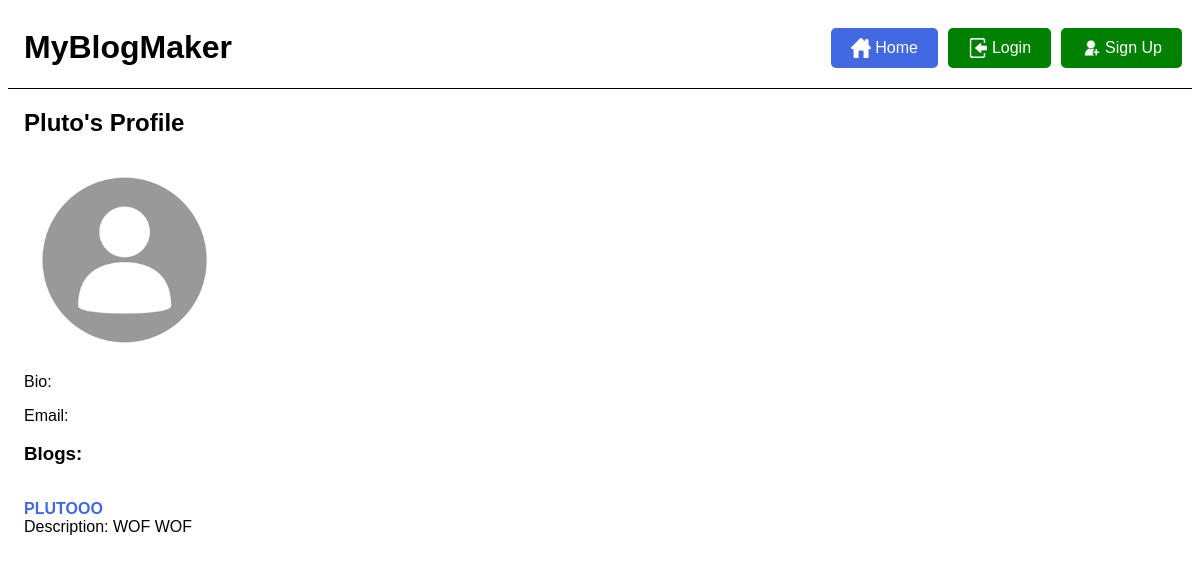
The app's page /users/Pluto/ with its own data.
### users/models.py (models this page shows, shortened)
class CustomUser(AbstractUser):
    profile_image = models.ImageField(upload_to='profile_images/', default='default.png')
    email = models.CharField(max_length=200, blank=True)
    bio = models.TextField(blank=True)

### blog/models.py (models this page shows, shortened)
class Blog(models.Model):
    author = models.ForeignKey(CustomUser, on_delete=models.CASCADE)
    title = models.CharField(max_length=200)
    description = models.TextField()
    created_at = models.DateTimeField(default=timezone.now)
    followers = models.ManyToManyField(CustomUser, related_name='followed_blogs', blank=True)

### users/views.py (the view)
# urls.py: path('<str:username>/', views.profile_view, name='profile'),
def profile_view(request, username):
    user = get_object_or_404(CustomUser, username=username)
    blogs = Blog.objects.filter(author=user)
    context = {
        'user_profile': user,
        'blogs': blogs,
    }
    return render(request, 'users/profile.html', context)

### templates/users/profile.html (shortened to what this page needs)
{% extends "base_generic.html" %}
{% load static %}
{% block content %}
<h2>{{ user_profile.username }}'s Profile</h2>
<div class="user-profile-wrapper">
<img src="{{ user_profile.profile_image.url }}" alt="Profile Image" style="max-width: 200px;">
<p>Bio: {{ user_profile.bio }}</p>
<p>Email: {{ user_profile.email }}</p>
<h3> Blogs:</h3>
{% if blogs %}
    <ul>
        {% for blog in blogs %}
            <li>
                <div class="blog_info_wrapper">
                <a href="{% url 'blog_detail' blog.pk %}"><h4>{{ blog.title }}</h4></a>
                <div>Description: {{ blog.description }}</div>
                </div>
            </li>
        {% endfor %}
    </ul>
    {% else %}
    {% if user != user_profile %}
        This user hasn't created any blog yet.
        {% else %}
        You have not created any blog yet.
    {% endif %}
{% endif %}
</div>
{% endblock %}

### static/style.css (style rules this page uses)
body { font-family: Source Sans Pro, Helvetica, sans-serif; }
ul { list-style: none; padding: 0; }
ul h4 { margin: 0; }
a { text-decoration: none; }
.blog_action_wrapper a, .blog_action_wrapper button, .user-profile-wrapper a, .user-profile-wrapper button { width: fit-content; }
.blog_info_wrapper { display: flex; flex-direction: column; justify-content: space-between; }
.blog_info_wrapper a, .blog_link a, .user-wrapper a { color: royalblue; }
.user-profile-wrapper { width: 100%; display: flex; flex-direction: column; }
.user-profile-wrapper p { margin-top: 1em; margin-bottom: 0; }

### records on screen
CustomUser: username "Pluto", profile_image (placeholder picture)
Blog: title "PLUTOOO", description "WOF WOF"
